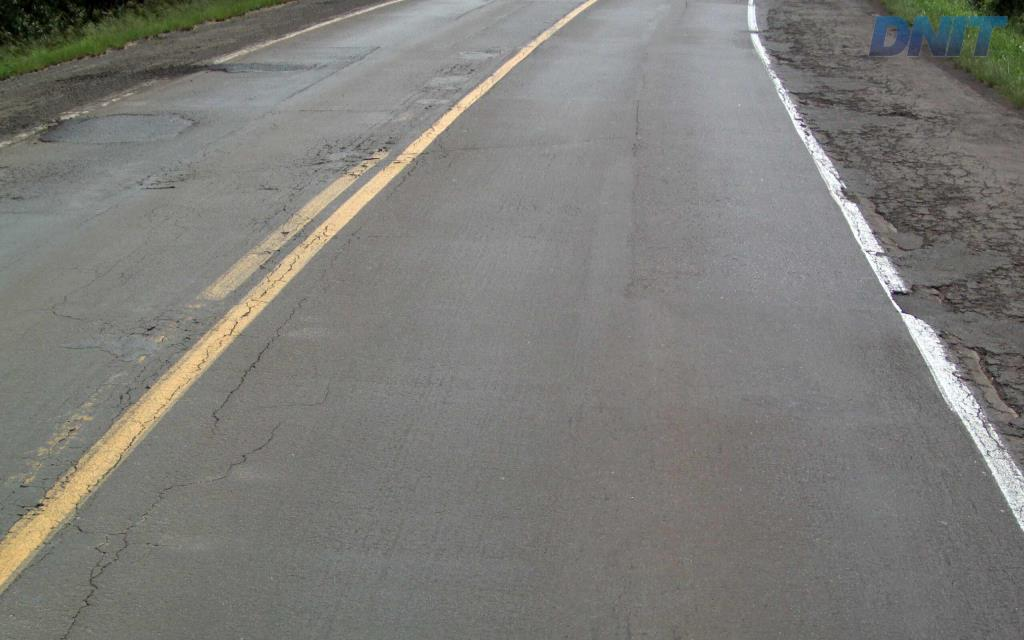
#> input picture Dataset/1014621_RS_386_386RS124739_30030/1014621_RS_386_386RS124739_30030_RAW.jpg, 1024 x 640 px; its folder holds only this picture in this run; the run also reads 3 pictures not shown here
$ jupyter execute --allow-errors EDA.ipynb   (text cells are left out)
#> lines starting #> are read from the running program, lines starting #| are printed output that depends on the picture; after the words box and inside, x2 and y2 are one past the last pixel; in counts of white or black regions, pixels touching at a corner belong together; pictures that were not available may be replaced by others from this repository, and a replacement may not be noted
[cell 1]
from pathlib import Path
import pandas as pd

PROJECT_ROOT = Path.cwd()

if (PROJECT_ROOT / "Dataset").is_dir():
    DATA_ROOT = PROJECT_ROOT / "Dataset"
elif (PROJECT_ROOT.parent / "Dataset").is_dir():
    DATA_ROOT = PROJECT_ROOT.parent / "Dataset"
else:
    raise FileNotFoundError("Expected Dataset folder in the current directory or its parent.")

CULANE_FORMATTED_ROOT = DATA_ROOT / "CULane_formateado"

print(f"Dataset root: {DATA_ROOT.resolve()}")
print(f"CULane_formateado root: {CULANE_FORMATTED_ROOT.resolve()} | exists={CULANE_FORMATTED_ROOT.is_dir()}")

[cell 2]
def load_v1_index(root: Path, culane_root=None) -> pd.DataFrame:
    rows = []

    carpetas = [p for p in sorted(root.iterdir()) if p.is_dir()]

    if culane_root is not None and culane_root.is_dir():
        carpetas.extend([p for p in sorted(culane_root.iterdir()) if p.is_dir()])

    def buscar_archivo(folder, patrones):
        for patron in patrones:
            archivo = next(folder.glob(patron), None)
            if archivo is not None:
                return archivo
        return None

    for folder in carpetas:
        raw = buscar_archivo(folder, ["*_RAW.jpg", "*_RAW.jpeg", "*_RAW.png", "raw.jpg", "raw.jpeg", "raw.png"])
        crack = buscar_archivo(folder, ["*_CRACK.png", "*_CRACK.jpg", "crack.png", "crack.jpg"])
        lane = buscar_archivo(folder, ["*_LANE.png", "*_LANE.jpg", "lane.png", "lane.jpg"])
        pothole = buscar_archivo(folder, ["*_POTHOLE.png", "*_POTHOLE.jpg", "pothhole.png", "pothhole.jpg"])

        if raw is None and crack is None and lane is None and pothole is None:
            continue

        rows.append(
            {
                "sample_id": folder.name,
                "folder": str(folder),
                "raw": str(raw) if raw else None,
                "crack_mask": str(crack) if crack else None,
                "lane_mask": str(lane) if lane else None,
                "pothole_mask": str(pothole) if pothole else None,
            }
        )

    return pd.DataFrame(rows)

df = load_v1_index(DATA_ROOT, CULANE_FORMATTED_ROOT)
df.head()

[cell 3]
print(f"Samples: {len(df):,}")
print("Missing files per column:")
print(df[["raw", "crack_mask", "lane_mask", "pothole_mask"]].isna().sum())

[cell 4]
def file_kb(p):
    if pd.isna(p):
        return None

    p = Path(p)

    if not p.exists():
        return None

    return p.stat().st_size / 1024.0


#> (the rest of this cell did not finish here and is left out)

[cell 5]
df.info()

[cell 6]
df.describe().T

[cell 7]
import numpy as np
from IPython.display import display
from PIL import Image


def im_size(path):
    if pd.isna(path):
        return (np.nan, np.nan)
    with Image.open(path) as im:
#> im is the input picture: PIL image 1024x640 RGB; mean R, G, B 125.1, 124.6, 120.7
        return im.size


wh = df["raw"].map(im_size)
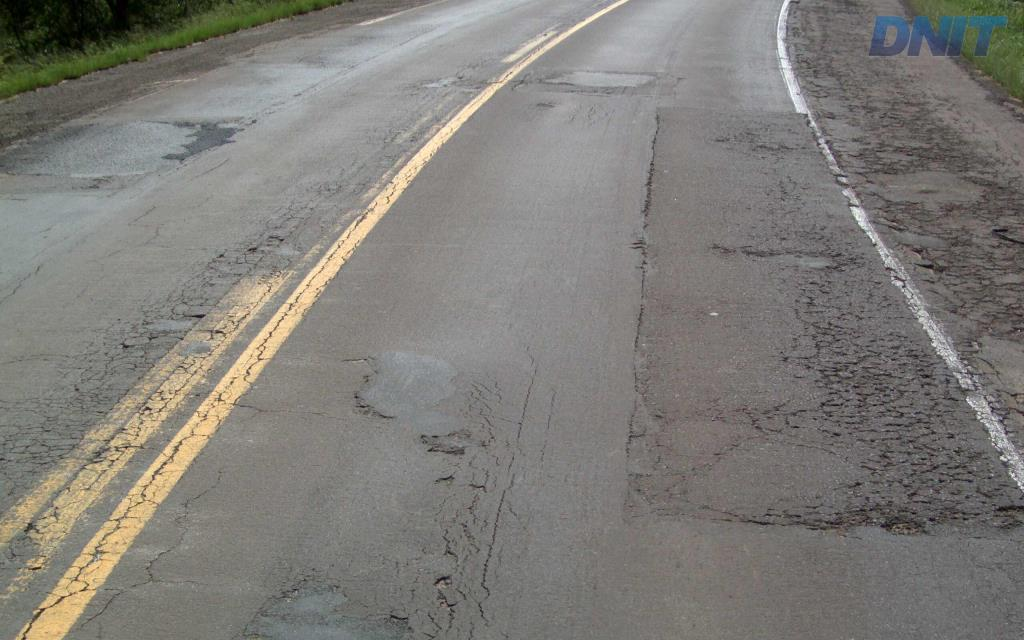
#> input picture Dataset/1014628_RS_386_386RS124739_30065/1014628_RS_386_386RS124739_30065_RAW.jpg, 1024 x 640 px
#> in im_size, im is the input picture: PIL image 1024x640 RGB; mean R, G, B 127, 124.9, 120.2
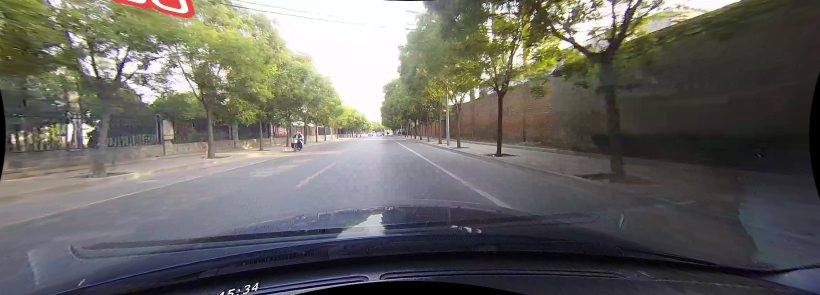
#> input picture Dataset/CULane_formateado/CULane-20260423T032032Z-3-007__CULane__driver_37_30frame__driver_37_30frame__05181743_0267.MP4__03780/raw.jpg, 1640 x 590 px, found by its file name (shown at 1/2 size)
#> in im_size, im is the input picture: PIL image 1640x590 RGB; mean R, G, B 103.4, 102.3, 97.1
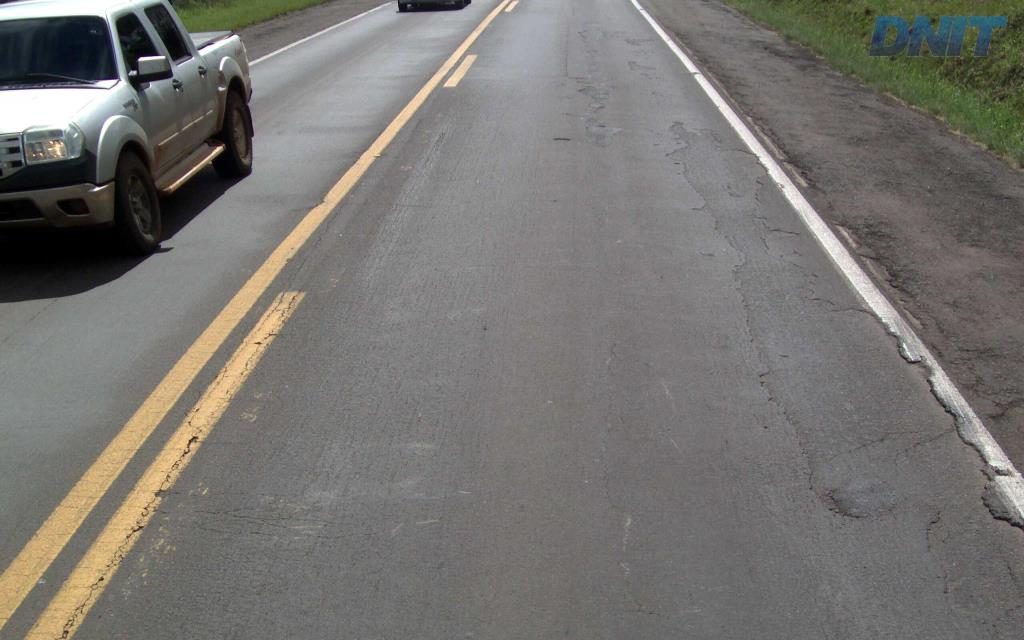
#> input picture Dataset/1014713_RS_386_386RS124739_30490/1014713_RS_386_386RS124739_30490_RAW.jpg, 1024 x 640 px
#> in im_size, im is the input picture: PIL image 1024x640 RGB; mean R, G, B 118.6, 116.4, 112.8
df["width"] = wh.map(lambda t: t[0])
df["height"] = wh.map(lambda t: t[1])
print("RAW width / height:")
display(df[["width", "height"]].describe())


def mask_fg_ratio(path):
    if pd.isna(path):
        return np.nan
    arr = np.asarray(Image.open(path).convert("L"))
    return float((arr > 0).mean())


for name, col in [("crack", "crack_mask"), ("lane", "lane_mask"), ("pothole", "pothole_mask")]:
    r = df[col].map(mask_fg_ratio)
    df[f"{name}_fg_ratio"] = r
    print(f"\n{name} mask — foreground fraction:")
    display(r.describe())
#> this loop made 3 passes
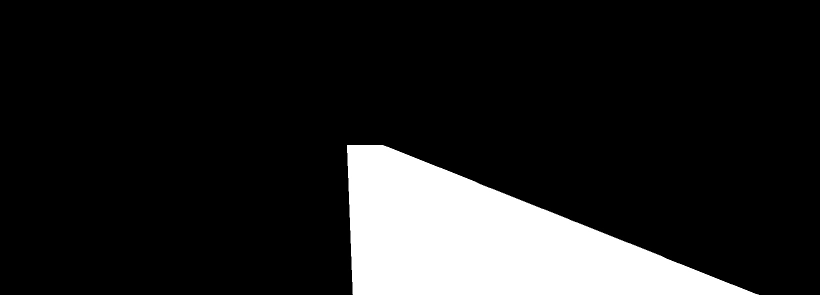
#> input picture Dataset/CULane_formateado/CULane-20260423T032032Z-3-007__CULane__driver_37_30frame__driver_37_30frame__05181432_0203.MP4__04110/lane.jpg, 1640 x 590 px, given in place of lane.png, which was not available (shown at 1/2 size)


df_chk = df.dropna(subset=["raw", "crack_mask", "lane_mask", "pothole_mask"]).copy()
#> df_chk = table of 9 rows and 11 columns
chk = df_chk.sample(
    n=min(100, len(df_chk)),
    random_state=0
)
#> chk = table of 9 rows and 11 columns
mismatch = 0
for _, r in chk.iterrows():
    rw, rh = im_size(r["raw"])
#> rw = 1640; rh = 590
    for col in ["crack_mask", "lane_mask", "pothole_mask"]:
        mw, mh = im_size(r[col])
#> mw = 1640; mh = 590
        if (rw, rh) != (mw, mh):
            mismatch += 1
print(f"Size mismatches in {len(chk)} random rows: {mismatch}")

[cell 8]
import matplotlib.pyplot as plt

df_plot = df.dropna(subset=["raw", "crack_mask", "lane_mask", "pothole_mask"]).copy()
#> df_plot = table of 9 rows and 11 columns

if len(df_plot) == 0:
    raise ValueError("No complete rows available to plot.")

rng = np.random.default_rng(0)
pick = rng.choice(len(df_plot), size=min(4, len(df_plot)), replace=False)
#> pick = [2, 7, 5, 4]
#> (the rest of this cell did not finish here and is left out)

[cell 9]
df.describe().T
#> Out = table of 5 rows and 8 columns

[cell 10]
import warnings

import matplotlib.pyplot as plt
import numpy as np
import pandas as pd
from IPython.display import display
from PIL import Image
from scipy import ndimage as ndi
from tqdm.auto import tqdm

need_base = ["sample_id", "raw", "crack_mask", "lane_mask", "pothole_mask"]
miss = [c for c in need_base if c not in df.columns]
#> miss = []
if miss:
    raise RuntimeError("Faltan columnas en df: " + ", ".join(miss))

if "tipo_captura" not in df.columns:
    parts = df["sample_id"].str.split("_", n=3, expand=True)
#> parts = table of 9 rows and 4 columns
    df["tipo_captura"] = parts[1]


def connected_components_stats(binary: np.ndarray) -> tuple[int, int, float, float]:
    fg = int(binary.sum())
    if fg == 0:
        return 0, 0, np.nan, np.nan
    labels, nlab = ndi.label(binary)
    if nlab == 0:
        return 0, fg, np.nan, np.nan
    sizes = np.bincount(labels.ravel())
    areas = sizes[1:]
    largest = int(areas.max())
    med = float(np.median(areas))
    largest_frac = largest / fg
    return int(nlab), fg, med, largest_frac


rows_long: list[dict] = []
overlap_rows: list[dict] = []

for _, r in tqdm(df.iterrows(), total=len(df), desc="EDA por clase"):
    sid = r["sample_id"]
#> sid = '1014621_RS_386_386RS124739_30030'
    try:
        gray = np.asarray(Image.open(r["raw"]).convert("RGB"), dtype=np.float32).mean(axis=2)
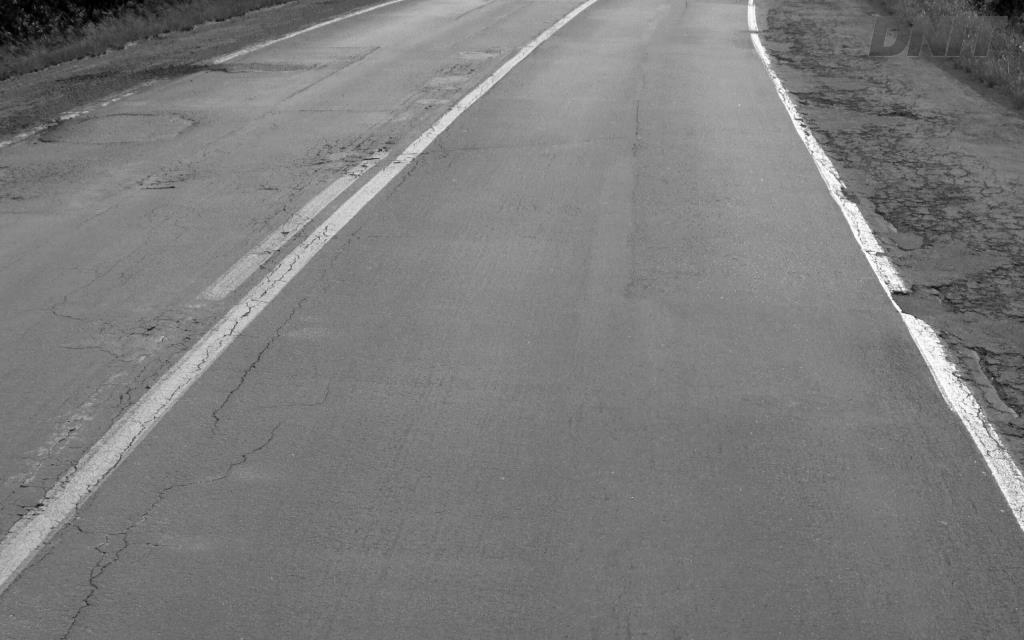
#> gray: shape (640, 1024) float32; min 0, max 255, mean 123.4
        masks = {
            "crack": np.asarray(Image.open(r["crack_mask"]).convert("L")) > 0,
            "lane": np.asarray(Image.open(r["lane_mask"]).convert("L")) > 0,
            "pothole": np.asarray(Image.open(r["pothole_mask"]).convert("L")) > 0,
        }

        c, l, p = masks["crack"], masks["lane"], masks["pothole"]
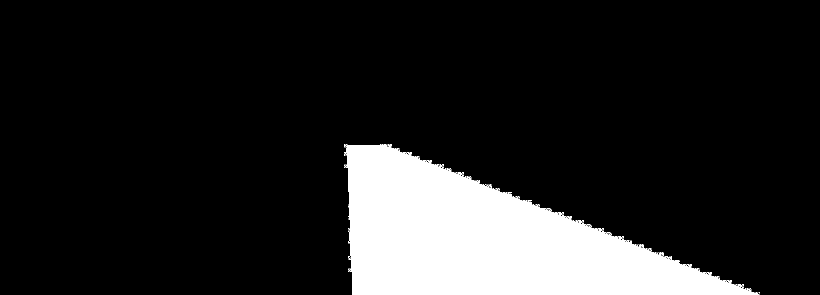
#> l: shape (590, 1640) bool (shown at 1/2 size); 13.9% white; 76 white regions (72 under 20 px), largest, box (x1, y1, x2, y2) and area: (688, 288, 1518, 590) 134012, (696, 461, 700, 482) 23, (916, 344, 925, 350) 20, (1476, 568, 1485, 574) 20
        union_cl = np.logical_or(c, l)
        union_cp = np.logical_or(c, p)
        union_lp = np.logical_or(l, p)
        overlap_rows.append(
            {
                "sample_id": sid,
                "tipo_captura": r["tipo_captura"],
                "pair_crack_lane_inter": float(np.logical_and(c, l).mean()),
                "pair_crack_pothole_inter": float(np.logical_and(c, p).mean()),
                "pair_lane_pothole_inter": float(np.logical_and(l, p).mean()),
                "triple_inter": float(np.logical_and(np.logical_and(c, l), p).mean()),
                "iou_crack_lane": float(np.logical_and(c, l).sum() / union_cl.sum()) if union_cl.any() else 0.0,
                "iou_crack_pothole": float(np.logical_and(c, p).sum() / union_cp.sum()) if union_cp.any() else 0.0,
                "iou_lane_pothole": float(np.logical_and(l, p).sum() / union_lp.sum()) if union_lp.any() else 0.0,
            }
        )

        for cls_name, bin_mask in masks.items():
            n_cc, fg_px, cc_area_median, largest_frac = connected_components_stats(bin_mask)
            total_px = bin_mask.size
            fg_ratio = fg_px / total_px if total_px else 0.0
            empty = fg_px == 0

            mean_fg = np.nan
            std_fg = np.nan
            mean_bg = np.nan
            contrast = np.nan
            if not empty:
                vals = gray[bin_mask]
                bg = gray[~bin_mask]
                mean_fg = float(vals.mean())
                std_fg = float(vals.std())
                mean_bg = float(bg.mean())
                contrast = mean_fg - mean_bg

            rows_long.append(
                {
                    "sample_id": sid,
                    "tipo_captura": r["tipo_captura"],
                    "class": cls_name,
                    "fg_ratio": fg_ratio,
                    "fg_pixels": fg_px,
                    "empty_mask": empty,
                    "n_connected_components": n_cc,
                    "cc_area_median": cc_area_median,
                    "largest_cc_fg_fraction": largest_frac,
                    "gray_mean_fg": mean_fg,
                    "gray_std_fg": std_fg,
                    "gray_mean_bg": mean_bg,
                    "gray_contrast_fg_minus_bg": contrast,
                }
            )
#> this loop made 9 passes
#> (cls_name, n_cc, fg_px, cc_area_median, largest_frac, fg_ratio, empty) on passes 1, 3, 5, 7, 9: ('crack', 0, 0, nan, nan, 0, True), ('crack', 0, 0, nan, nan, 0, True), ('crack', 0, 0, nan, nan, 0, True), ('crack', 0, 0, nan, nan, 0, True), ('pothole', 0, 0, nan, nan, 0, True)
#> pass 2, in connected_components_stats (call 2), `labels, nlab = ndi.label(binary)`:
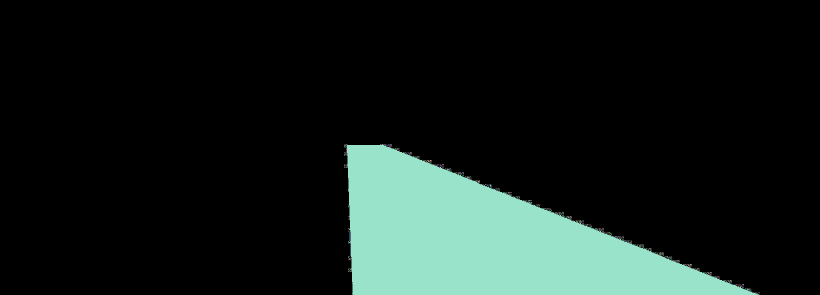
#> labels: shape (590, 1640) int32 (shown at 1/2 size); 719 distinct labels, from 0 to 718; one colour per label, 0 black
#> pass 2, `gray = np.asarray(Image.open(r["raw"]).convert("RGB"), dtype=np.float3..`:
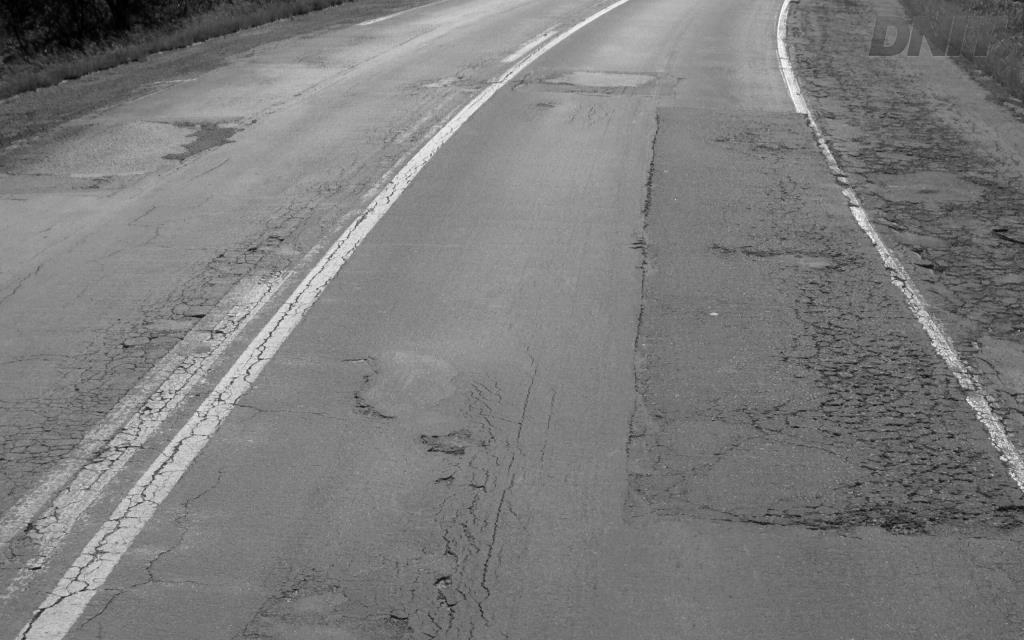
#> gray: shape (640, 1024) float32; min 0, max 254, mean 124
#> after the loop, rows_long = 6 items
    except Exception as e:
        warnings.warn(f"Muestra omitida {sid}: {e}")

eda_long = pd.DataFrame(rows_long)
eda_overlap = pd.DataFrame(overlap_rows)

print("Filas long-format (3 por muestra):", len(eda_long))
display(eda_long.groupby("class").agg(
    muestras=("sample_id", "nunique"),
    pct_mascara_vacia=("empty_mask", lambda s: 100 * s.mean()),
    fg_ratio=("fg_ratio", "median"),
    fg_ratio_p90=("fg_ratio", lambda s: s.quantile(0.9)),
    n_cc_mediana=("n_connected_components", "median"),
    n_cc_p90=("n_connected_components", lambda s: s.quantile(0.9)),
    mayor_cc_frac_fg_mediana=("largest_cc_fg_fraction", "median"),
    contraste_gris_mediana=("gray_contrast_fg_minus_bg", "median"),
).round(4))

print("\nSolapamiento entre clases (medianas en fracción de imagen / IoU):")
display(eda_overlap.drop(columns=["sample_id"]).groupby("tipo_captura").median(numeric_only=True).round(5))
print("Global (todas las muestras):")
display(eda_overlap.drop(columns=["sample_id"]).median(numeric_only=True).round(5))

import warnings

import matplotlib.pyplot as plt
import numpy as np
import pandas as pd
from IPython.display import display
from PIL import Image
from scipy import ndimage as ndi
from tqdm.auto import tqdm

need_base = ["sample_id", "raw", "crack_mask", "lane_mask", "pothole_mask"]
miss = [c for c in need_base if c not in df.columns]
if miss:
    raise RuntimeError("Faltan columnas en df: " + ", ".join(miss))

if "tipo_captura" not in df.columns:
    parts = df["sample_id"].str.split("_", n=3, expand=True)
    df["tipo_captura"] = parts[1]


def connected_components_stats(binary: np.ndarray) -> tuple[int, int, float, float]:
    fg = int(binary.sum())
    if fg == 0:
        return 0, 0, np.nan, np.nan
    labels, nlab = ndi.label(binary)
    if nlab == 0:
        return 0, fg, np.nan, np.nan
    sizes = np.bincount(labels.ravel())
    areas = sizes[1:]
    largest = int(areas.max())
    med = float(np.median(areas))
    largest_frac = largest / fg
    return int(nlab), fg, med, largest_frac


rows_long: list[dict] = []
overlap_rows: list[dict] = []

for _, r in tqdm(df.iterrows(), total=len(df), desc="EDA por clase"):
    sid = r["sample_id"]
#> sid = '1014621_RS_386_386RS124739_30030'
    try:
        gray = np.asarray(Image.open(r["raw"]).convert("RGB"), dtype=np.float32).mean(axis=2)
        masks = {
            "crack": np.asarray(Image.open(r["crack_mask"]).convert("L")) > 0,
            "lane": np.asarray(Image.open(r["lane_mask"]).convert("L")) > 0,
            "pothole": np.asarray(Image.open(r["pothole_mask"]).convert("L")) > 0,
        }

        c, l, p = masks["crack"], masks["lane"], masks["pothole"]
        union_cl = np.logical_or(c, l)
        union_cp = np.logical_or(c, p)
        union_lp = np.logical_or(l, p)
        overlap_rows.append(
            {
                "sample_id": sid,
                "tipo_captura": r["tipo_captura"],
                "pair_crack_lane_inter": float(np.logical_and(c, l).mean()),
                "pair_crack_pothole_inter": float(np.logical_and(c, p).mean()),
                "pair_lane_pothole_inter": float(np.logical_and(l, p).mean()),
                "triple_inter": float(np.logical_and(np.logical_and(c, l), p).mean()),
                "iou_crack_lane": float(np.logical_and(c, l).sum() / union_cl.sum()) if union_cl.any() else 0.0,
                "iou_crack_pothole": float(np.logical_and(c, p).sum() / union_cp.sum()) if union_cp.any() else 0.0,
                "iou_lane_pothole": float(np.logical_and(l, p).sum() / union_lp.sum()) if union_lp.any() else 0.0,
            }
        )

        for cls_name, bin_mask in masks.items():
            n_cc, fg_px, cc_area_median, largest_frac = connected_components_stats(bin_mask)
            total_px = bin_mask.size
            fg_ratio = fg_px / total_px if total_px else 0.0
            empty = fg_px == 0

            mean_fg = np.nan
            std_fg = np.nan
            mean_bg = np.nan
            contrast = np.nan
            if not empty:
                vals = gray[bin_mask]
                bg = gray[~bin_mask]
                mean_fg = float(vals.mean())
                std_fg = float(vals.std())
                mean_bg = float(bg.mean())
                contrast = mean_fg - mean_bg

            rows_long.append(
                {
                    "sample_id": sid,
                    "tipo_captura": r["tipo_captura"],
                    "class": cls_name,
                    "fg_ratio": fg_ratio,
                    "fg_pixels": fg_px,
                    "empty_mask": empty,
                    "n_connected_components": n_cc,
                    "cc_area_median": cc_area_median,
                    "largest_cc_fg_fraction": largest_frac,
                    "gray_mean_fg": mean_fg,
                    "gray_std_fg": std_fg,
                    "gray_mean_bg": mean_bg,
                    "gray_contrast_fg_minus_bg": contrast,
                }
            )
    except Exception as e:
        warnings.warn(f"Muestra omitida {sid}: {e}")

eda_long = pd.DataFrame(rows_long)
eda_overlap = pd.DataFrame(overlap_rows)

print("Filas long-format (3 por muestra):", len(eda_long))
display(eda_long.groupby("class").agg(
    muestras=("sample_id", "nunique"),
    pct_mascara_vacia=("empty_mask", lambda s: 100 * s.mean()),
    fg_ratio=("fg_ratio", "median"),
    fg_ratio_p90=("fg_ratio", lambda s: s.quantile(0.9)),
    n_cc_mediana=("n_connected_components", "median"),
    n_cc_p90=("n_connected_components", lambda s: s.quantile(0.9)),
    mayor_cc_frac_fg_mediana=("largest_cc_fg_fraction", "median"),
    contraste_gris_mediana=("gray_contrast_fg_minus_bg", "median"),
).round(4))

print("\nSolapamiento entre clases (medianas en fracción de imagen / IoU):")
display(eda_overlap.drop(columns=["sample_id"]).groupby("tipo_captura").median(numeric_only=True).round(5))
print("Global (todas las muestras):")
display(eda_overlap.drop(columns=["sample_id"]).median(numeric_only=True).round(5))
